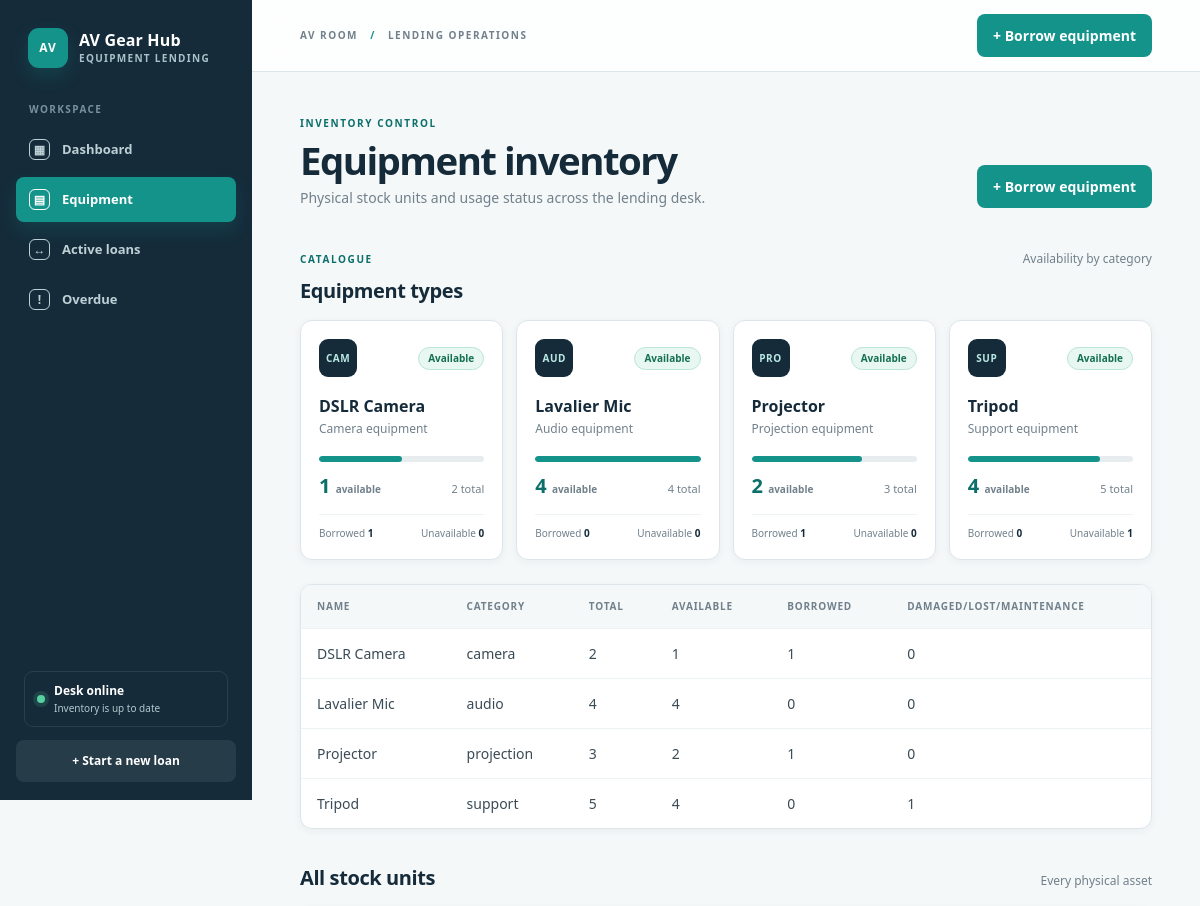
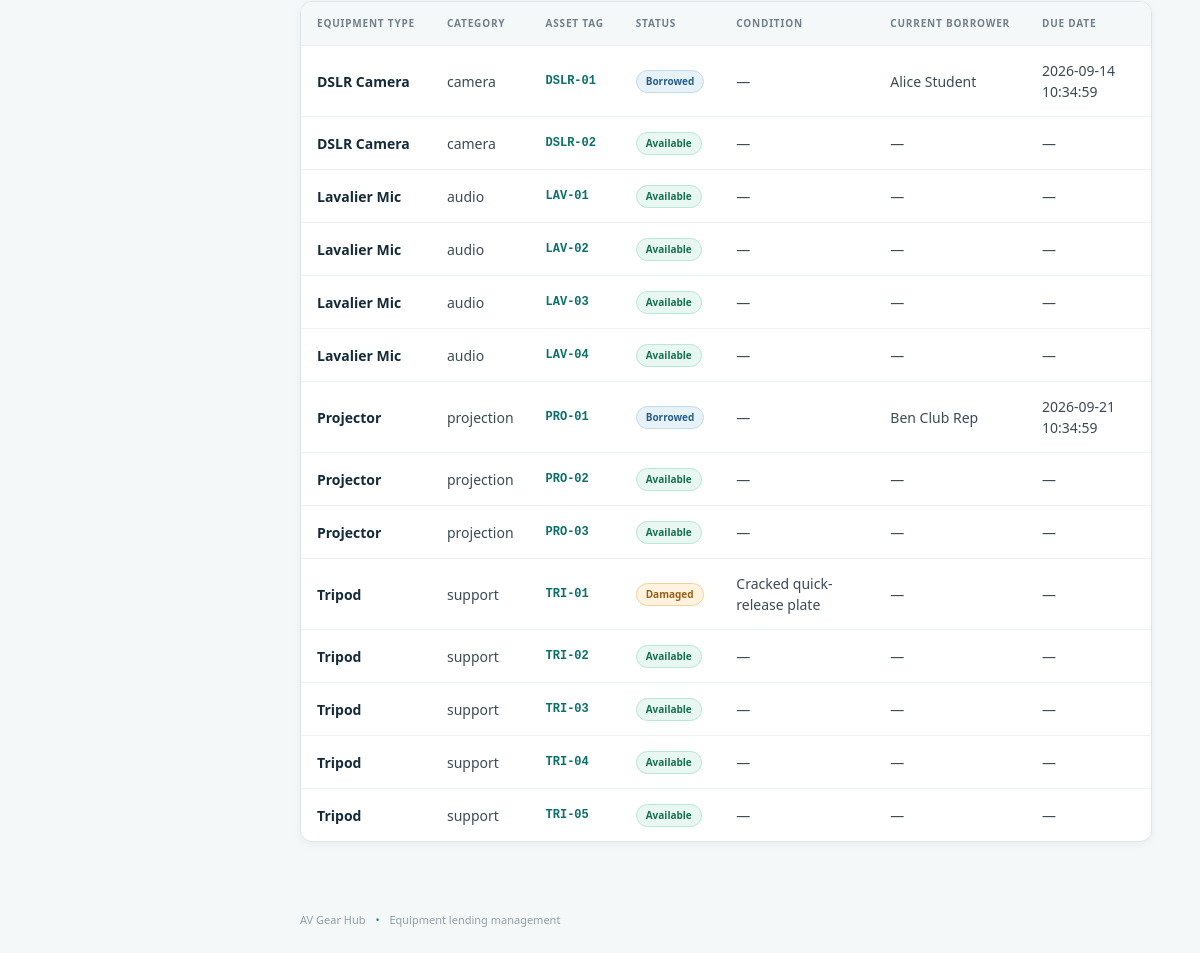
Screenshot of /equipment with the database file from the repository (2 pictures, top to bottom).
### tables this page shows
CREATE TABLE item_types (
        id INTEGER PRIMARY KEY AUTOINCREMENT,
        name TEXT NOT NULL UNIQUE,
        category TEXT NOT NULL,
        daily_late_fee REAL NOT NULL DEFAULT 0,
        deposit_amount REAL NOT NULL DEFAULT 0,
        default_loan_days INTEGER NOT NULL DEFAULT 3,
        is_active INTEGER NOT NULL DEFAULT 1
    );

CREATE TABLE stock_units (
        id INTEGER PRIMARY KEY AUTOINCREMENT,
        item_type_id INTEGER NOT NULL,
        asset_tag TEXT NOT NULL UNIQUE,
        status TEXT NOT NULL DEFAULT 'available',
        condition_note TEXT,
        current_loan_id INTEGER,
        FOREIGN KEY (item_type_id) REFERENCES item_types(id),
        FOREIGN KEY (current_loan_id) REFERENCES loans(id),
        UNIQUE (current_loan_id)
    );

CREATE TABLE users (
        id INTEGER PRIMARY KEY AUTOINCREMENT,
        name TEXT NOT NULL,
        email TEXT NOT NULL UNIQUE,
        role TEXT NOT NULL DEFAULT 'borrower',
        created_at TEXT NOT NULL DEFAULT CURRENT_TIMESTAMP
    );

CREATE TABLE loans (
        id INTEGER PRIMARY KEY AUTOINCREMENT,
        borrower_id INTEGER NOT NULL,
        stock_unit_id INTEGER NOT NULL,
        borrowed_at TEXT NOT NULL DEFAULT CURRENT_TIMESTAMP,
        due_at TEXT NOT NULL,
        returned_at TEXT,
        status TEXT NOT NULL DEFAULT 'active',
        deposit_amount REAL NOT NULL DEFAULT 0,
        late_fee_amount REAL NOT NULL DEFAULT 0,
        refund_amount REAL NOT NULL DEFAULT 0,
        notes TEXT,
        FOREIGN KEY (borrower_id) REFERENCES users(id),
        FOREIGN KEY (stock_unit_id) REFERENCES stock_units(id),
        CHECK (status IN ('active', 'returned', 'overdue', 'cancelled')),
        CHECK (late_fee_amount >= 0),
        CHECK (refund_amount >= 0)
    );

### app/routes/dashboard.py (the view)
@bp.route("/equipment")
def equipment():
    inventory_summary = get_inventory_summary()
    inventory_units = get_inventory_units()
    return render_template(
        "equipment.html",
        inventory_summary=inventory_summary,
        inventory_units=inventory_units,
        current_page="equipment",
    )

### app/db.py (called while the page is built)
def get_connection():
    os.makedirs(os.path.dirname(Config.DATABASE_PATH), exist_ok=True)
    connection = sqlite3.connect(Config.DATABASE_PATH)
    connection.row_factory = sqlite3.Row
    connection.execute("PRAGMA foreign_keys = ON")
    return connection

def get_inventory_summary():
    connection = get_connection()
    try:
        return connection.execute(
            """
            SELECT
                it.id,
                it.name,
                it.category,
                COUNT(su.id) AS total_units,
                SUM(CASE WHEN su.status = 'available' AND su.current_loan_id IS NULL THEN 1 ELSE 0 END) AS available_units,
                SUM(CASE WHEN su.current_loan_id IS NOT NULL THEN 1 ELSE 0 END) AS borrowed_units,
                SUM(CASE WHEN su.status IN ('damaged', 'lost', 'maintenance') THEN 1 ELSE 0 END) AS damaged_lost_maintenance
            FROM item_types it
            LEFT JOIN stock_units su ON su.item_type_id = it.id
            GROUP BY it.id, it.name, it.category
            ORDER BY it.name
            """
        ).fetchall()
    finally:
        connection.close()

### app/templates/equipment.html (shortened to what this page needs)
{% extends 'base.html' %}
{% block content %}
  <div class="page-header">
    <div><p class="eyebrow">INVENTORY CONTROL</p><h1>Equipment inventory</h1><p>Physical stock units and usage status across the lending desk.</p></div>
    <div class="page-actions"><a class="button button-primary" href="{{ url_for('borrow.borrow') }}">+ Borrow equipment</a></div>
  </div>
  <div class="section">
    <div class="section-header"><div><p class="eyebrow">CATALOGUE</p><h2>Equipment types</h2></div><span class="muted">Availability by category</span></div>
    {% if inventory_summary %}
      <div class="equipment-grid">
        {% for item in inventory_summary %}
          {% set available = item.available_units or 0 %}
          {% set total = item.total_units or 0 %}
          <article class="equipment-card">
            <div class="equipment-card-top"><span class="equipment-glyph">{{ item.category[:3]|upper }}</span><span class="status-badge {% if available == 0 %}status-overdue{% elif available < total / 2 %}status-damaged{% else %}status-available{% endif %}">{% if available == 0 %}Unavailable{% elif available < total / 2 %}Limited{% else %}Available{% endif %}</span></div>
            <h3>{{ item.name }}</h3>
            <p class="muted">{{ item.category|title }} equipment</p>
            <div class="availability-meter"><span style="width: {{ (available / total * 100) if total else 0 }}%;"></span></div>
            <div class="equipment-count"><strong>{{ available }} <small>available</small></strong><span>{{ total }} total</span></div>
            <div class="equipment-meta"><span>Borrowed <strong>{{ item.borrowed_units or 0 }}</strong></span><span>Unavailable <strong>{{ item.damaged_lost_maintenance or 0 }}</strong></span></div>
          </article>
        {% endfor %}
      </div>
      <div class="table-wrap legacy-inventory-table"><table>
        <thead>
          <tr>
            <th>Name</th>
            <th>Category</th>
            <th>Total</th>
            <th>Available</th>
            <th>Borrowed</th>
            <th>Damaged/Lost/Maintenance</th>
          </tr>
        </thead>
        <tbody>
          {% for item in inventory_summary %}
            <tr>
              <td>{{ item.name }}</td>
              <td>{{ item.category }}</td>
              <td>{{ item.total_units }}</td>
              <td>{{ item.available_units or 0 }}</td>
              <td>{{ item.borrowed_units or 0 }}</td>
              <td>{{ item.damaged_lost_maintenance or 0 }}</td>
            </tr>
          {% endfor %}
        </tbody>
      </table></div>
    {% else %}
      <div class="empty"><strong>No equipment types yet</strong>Add equipment types to begin tracking inventory.</div>
    {% endif %}
  </div>
  <div class="section">
    <div class="section-header"><h2>All stock units</h2><span class="muted">Every physical asset</span></div>
    {% if inventory_units %}
      <div class="table-wrap"><table>
        <thead>
          <tr>
            <th>Equipment type</th>
            <th>Category</th>
            <th>Asset tag</th>
            <th>Status</th>
            <th>Condition</th>
            <th>Current borrower</th>
            <th>Due date</th>
          </tr>
        </thead>
        <tbody>
          {% for unit in inventory_units %}
            <tr>
              <td class="primary-text">{{ unit.equipment }}</td>
              <td>{{ unit.category }}</td>
              <td class="asset-tag">{{ unit.asset_tag }}</td>
              <td>
                <span class="status-badge status-{{ unit.status.replace(' ', '-') if unit.status in ['available','borrowed','overdue','damaged','lost','maintenance'] else 'borrowed' }}">
                  {{ unit.status_label }}
                </span>
              </td>
              <td>{{ unit.condition_note or '—' }}</td>
              <td>{{ unit.borrower or '—' }}</td>
              <td>{{ unit.due_at or '—' }}</td>
            </tr>
          {% endfor %}
        </tbody>
      </table></div>
    {% else %}
      <div class="empty"><strong>No physical units found</strong>There are no stock units to display.</div>
    {% endif %}
  </div>
{% endblock %}

### app/templates/base.html (shortened to what this page needs)
<!doctype html>
<html lang="en">
  <head>
    <link rel="stylesheet" href="{{ url_for('static', filename='css/style.css') }}">
  </head>
  <body>
    <div class="app-shell">
      <aside class="sidebar" data-sidebar>
        <a class="brand" href="/">
          <span class="brand-mark">AV</span>
          <span class="brand-copy"><strong>AV Gear Hub</strong><small>Equipment lending</small></span>
        </a>
        <div class="sidebar-label">Workspace</div>
        <nav class="sidebar-nav" aria-label="Main navigation">
          <a href="/" class="{% if current_page == 'dashboard' %}active{% endif %}"><span class="nav-icon">▦</span><span>Dashboard</span></a>
          <a href="/equipment" class="{% if current_page == 'equipment' %}active{% endif %}"><span class="nav-icon">▤</span><span>Equipment</span></a>
          <a href="/loans" class="{% if current_page == 'loans' %}active{% endif %}"><span class="nav-icon">↔</span><span>Active loans</span></a>
          <a href="/overdue" class="{% if current_page == 'overdue' %}active{% endif %}"><span class="nav-icon">!</span><span>Overdue</span></a>
        </nav>
        <div class="sidebar-spacer"></div>
        <div class="sidebar-note"><span class="live-dot"></span><span><strong>Desk online</strong><small>Inventory is up to date</small></span></div>
        <a class="sidebar-footer-link" href="/borrow">+ Start a new loan</a>
      </aside>
      <div class="app-main">
        <header class="topbar">
          <div class="topbar-context">AV ROOM <span>/</span> LENDING OPERATIONS</div>
          <a class="button button-primary topbar-action" href="/borrow">+ Borrow equipment</a>
        </header>
        <main class="content-container">
          {% block content %}{% endblock %}
        </main>
        <footer class="site-footer">AV Gear Hub <span>•</span> Equipment lending management</footer>
      </div>
    </div>
  </body>
</html>

### rows the page displays
item_types: category "CAM", name "DSLR Camera", category "Camera", {{ (available / total * 100) if total else 0 }} 50.0 (drawn), available "1", total "2", borrowed_units "1", damaged_lost_maintenance "0", category "camera", total_units "2", available_units "1"
item_types: category "AUD", name "Lavalier Mic", category "Audio", {{ (available / total * 100) if total else 0 }} 100.0 (drawn), available "4", total "4", borrowed_units "0", damaged_lost_maintenance "0", category "audio", total_units "4", available_units "4"
item_types: category "PRO", name "Projector", category "Projection", {{ (available / total * 100) if total else 0 }} 66.66666666666666 (drawn), available "2", total "3", is_active "1", damaged_lost_maintenance "0", category "projection", total_units "3", available_units "2"
item_types: category "SUP", name "Tripod", category "Support", {{ (available / total * 100) if total else 0 }} 80.0 (drawn), id "4", total "5", borrowed_units "0", is_active "1", category "support", total_units "5"
stock_units: equipment "DSLR Camera", category "camera", asset_tag "DSLR-01", status_label "Borrowed", condition_note "—", name "Alice Student", due_at "2026-09-14 10:34:59"
stock_units: equipment "DSLR Camera", category "camera", asset_tag "DSLR-02", status_label "Available", condition_note "—", borrower "—", due_at "—"
stock_units: equipment "Lavalier Mic", category "audio", asset_tag "LAV-01", status_label "Available", condition_note "—", borrower "—", due_at "—"
stock_units: equipment "Lavalier Mic", category "audio", asset_tag "LAV-02", status_label "Available", condition_note "—", borrower "—", due_at "—"
stock_units: equipment "Lavalier Mic", category "audio", asset_tag "LAV-03", status_label "Available", condition_note "—", borrower "—", due_at "—"
stock_units: equipment "Lavalier Mic", category "audio", asset_tag "LAV-04", status_label "Available", condition_note "—", borrower "—", due_at "—"
stock_units: equipment "Projector", category "projection", asset_tag "PRO-01", status_label "Borrowed", condition_note "—", name "Ben Club Rep", due_at "2026-09-21 10:34:59"
stock_units: equipment "Projector", category "projection", asset_tag "PRO-02", status_label "Available", condition_note "—", borrower "—", due_at "—"
stock_units: equipment "Projector", category "projection", asset_tag "PRO-03", status_label "Available", condition_note "—", borrower "—", due_at "—"
stock_units: equipment "Tripod", category "support", asset_tag "TRI-01", status_label "Damaged", condition_note "Cracked quick-release plate", borrower "—", due_at "—"
stock_units: equipment "Tripod", category "support", asset_tag "TRI-02", status_label "Available", condition_note "—", borrower "—", due_at "—"
stock_units: equipment "Tripod", category "support", asset_tag "TRI-03", status_label "Available", condition_note "—", borrower "—", due_at "—"
stock_units: equipment "Tripod", category "support", asset_tag "TRI-04", status_label "Available", condition_note "—", borrower "—", due_at "—"
stock_units: equipment "Tripod", category "support", asset_tag "TRI-05", status_label "Available", condition_note "—", borrower "—", due_at "—"
